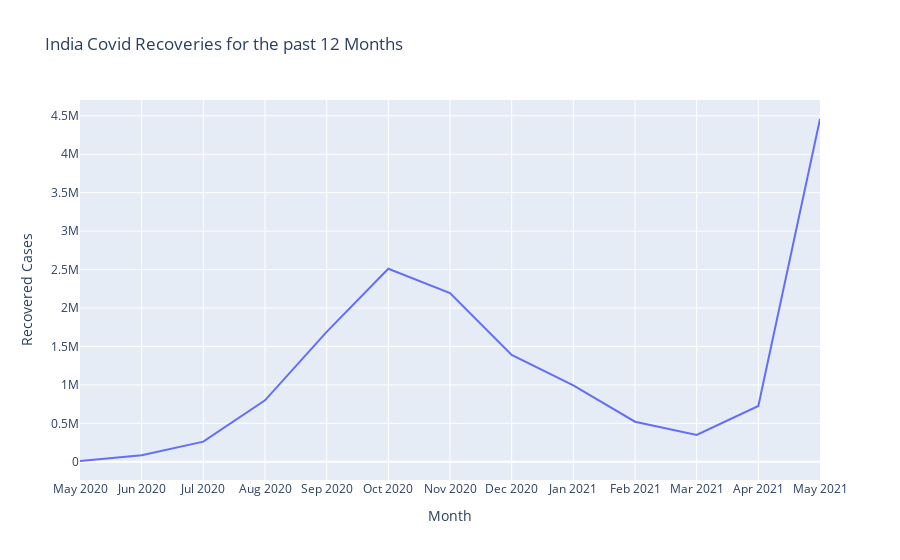

Notebook code for this chart:
### Code cell
# 5. Plot a Line Chat with India's active covid-19 case recovery (maximum 12 Months)

Month = ['May 2020','Jun 2020','Jul 2020','Aug 2020','Sep 2020','Oct 2020','Nov 2020'
               ,'Dec 2020','Jan 2021','Feb 2021','Mar 2021','Apr 2021','May 2021']
Recoveredcases= [9829,85945,261896,799076,1690464,2511365,2194159,1388896,994670,521007,349560,725844,4459054]
df = {'Month':Month,'Recovered Cases':Recoveredcases}
fig = px.line(df,x='Month',y = 'Recovered Cases' ,title = 'India Covid Recoveries for the past 12 Months')
fig.show()

### Figure 1 — Plotly figure (JSON) as saved in the notebook; plotly's stock layout.template omitted (floating-point values rounded to 4 significant figures)
{"data": [{"hovertemplate": "Month=%{x}<br>Recovered Cases=%{y}<extra></extra>", "legendgroup": "", "line": {"color": "#636efa", "dash": "solid"}, "mode": "lines", "name": "", "orientation": "v", "showlegend": false, "type": "scatter", "x": ["May 2020", "Jun 2020", "Jul 2020", "Aug 2020", "Sep 2020", "Oct 2020", "Nov 2020", "Dec 2020", "Jan 2021", "Feb 2021", "Mar 2021", "Apr 2021", "May 2021"], "xaxis": "x", "y": [9829, 85945, 261896, 799076, 1690464, 2511365, 2194159, 1388896, 994670, 521007, 349560, 725844, 4459054], "yaxis": "y"}], "layout": {"legend": {"tracegroupgap": 0}, "title": {"text": "India Covid Recoveries for the past 12 Months"}, "xaxis": {"anchor": "y", "domain": [0, 1], "title": {"text": "Month"}}, "yaxis": {"anchor": "x", "domain": [0, 1], "title": {"text": "Recovered Cases"}}}}
